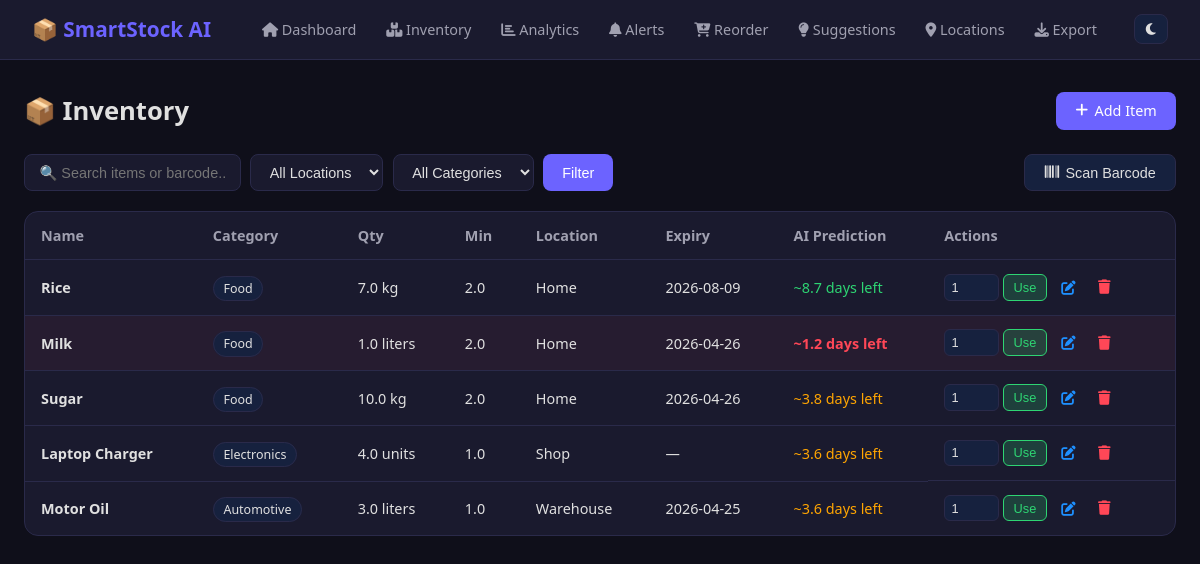
Page /inventory on the committed database.
### tables this page shows
CREATE TABLE items (
                id INTEGER PRIMARY KEY AUTOINCREMENT,
                name TEXT NOT NULL,
                category TEXT DEFAULT 'General',
                quantity REAL DEFAULT 0,
                unit TEXT DEFAULT 'units',
                min_stock REAL DEFAULT 5,
                barcode TEXT,
                expiry_date TEXT,
                location TEXT DEFAULT 'Home',
                image_url TEXT,
                created_at TEXT DEFAULT CURRENT_TIMESTAMP
            );

### app.py (the view)
@app.route('/inventory')
def inventory():
    location = request.args.get('location', 'All')
    category = request.args.get('category', 'All')
    search   = request.args.get('search', '')
    with get_db() as db:
        query = "SELECT * FROM items WHERE 1=1"
        params = []
        if location != 'All':
            query += " AND location=?"; params.append(location)
        if category != 'All':
            query += " AND category=?"; params.append(category)
        if search:
            query += " AND (name LIKE ? OR barcode LIKE ?)"; params += [f'%{search}%', f'%{search}%']
        items     = db.execute(query, params).fetchall()
        locations = db.execute("SELECT name FROM locations").fetchall()
        categories = db.execute("SELECT DISTINCT category FROM items").fetchall()
    predictions = {item['id']: predict_days_left(item['id'], item['quantity']) for item in items}
    today = datetime.now().date()
    today_str = today.strftime('%Y-%m-%d')
    soon_str = (today + timedelta(days=3)).strftime('%Y-%m-%d')
    return render_template('inventory.html', items=items,
        locations=[l['name'] for l in locations],
        categories=[c['category'] for c in categories],
        selected_location=location, selected_category=category,
        search=search, predictions=predictions, today=today, today_str=today_str, soon_str=soon_str)

### app.py (called while the page is built)
def get_db():
    conn = sqlite3.connect(DB)
    conn.row_factory = sqlite3.Row
    return conn

def predict_days_left(item_id, current_qty):
    with get_db() as db:
        logs = db.execute(
            "SELECT quantity_used, logged_at FROM usage_log WHERE item_id=? ORDER BY logged_at DESC LIMIT 30",
            (item_id,)
        ).fetchall()
    if not logs:
        return None
    total_used = sum(r['quantity_used'] for r in logs)
    if len(logs) > 1:
        first = datetime.strptime(logs[-1]['logged_at'], '%Y-%m-%d %H:%M:%S')
        last  = datetime.strptime(logs[0]['logged_at'],  '%Y-%m-%d %H:%M:%S')
        days_span = max((last - first).days, 1)
    else:
        days_span = 1
    avg_per_day = total_used / days_span
    if avg_per_day <= 0:
        return None
    return round(current_qty / avg_per_day, 1)

### templates/inventory.html (shortened to what this page needs)
{% extends "base.html" %}
{% block content %}
<div class="page-header">
    <h1>📦 Inventory</h1>
    <a href="/item/add" class="btn-primary"><i class="fas fa-plus"></i> Add Item</a>
</div>
<div class="filter-bar">
    <form method="GET" class="filter-form">
        <input type="text" name="search" placeholder="🔍 Search items or barcode..." value="{{ search }}" class="input">
        <select name="location" class="input">
            <option value="All">All Locations</option>
        </select>
        <select name="category" class="input">
            <option value="All">All Categories</option>
        </select>
        <button type="submit" class="btn-primary">Filter</button>
    </form>
    <button class="btn-secondary" onclick="openScanner()"><i class="fas fa-barcode"></i> Scan Barcode</button>
</div>
<div class="table-card">
    <table class="table">
        <thead>
            <tr>
                <th>Name</th><th>Category</th><th>Qty</th><th>Min</th>
                <th>Location</th><th>Expiry</th><th>AI Prediction</th><th>Actions</th>
            </tr>
        </thead>
        <tbody>
        {% for item in items %}
        {% set days = predictions[item.id] %}
        {% set exp_class = '' %}
        {% if item.expiry_date %}
            {% if item.expiry_date < today_str %}{% set exp_class = 'expired' %}
            {% elif item.expiry_date <= soon_str %}{% set exp_class = 'expiring' %}
            {% endif %}
        {% endif %}
        <tr class="{% if item.quantity <= item.min_stock %}row-low{% endif %}">
            <td><b>{{ item.name }}</b></td>
            <td><span class="tag">{{ item.category }}</span></td>
            <td>{{ item.quantity }} {{ item.unit }}</td>
            <td>{{ item.min_stock }}</td>
            <td>{{ item.location }}</td>
            <td class="{{ exp_class }}">{{ item.expiry_date or '—' }}</td>
            <td>
                {% if days %}
                    <span class="{% if days <= 2 %}pred-danger{% elif days <= 5 %}pred-warn{% else %}pred-ok{% endif %}">
                        ~{{ days }} days left
                    </span>
                {% else %}—{% endif %}
            </td>
            <td class="actions">
                <form method="POST" action="/item/use/{{ item.id }}" style="display:inline">
                    <input type="number" name="quantity" value="1" min="0.1" step="0.1" class="qty-input">
                    <button type="submit" class="btn-use">Use</button>
                </form>
                <a href="/item/edit/{{ item.id }}" class="btn-edit"><i class="fas fa-edit"></i></a>
                <form method="POST" action="/item/delete/{{ item.id }}" style="display:inline"
                      onsubmit="return confirm('Delete this item?')">
                    <button type="submit" class="btn-delete"><i class="fas fa-trash"></i></button>
                </form>
            </td>
        </tr>
        {% else %}
        <tr><td colspan="8" style="text-align:center;padding:2rem">No items found.</td></tr>
        {% endfor %}
        </tbody>
    </table>
</div>
{% endblock %}

### templates/base.html (shortened to what this page needs)
<!DOCTYPE html>
<html lang="en" data-theme="dark">
<head>
    <link rel="stylesheet" href="{{ url_for('static', filename='css/style.css') }}">
    <link rel="stylesheet" href="https://cdnjs.cloudflare.com/ajax/libs/font-awesome/6.4.0/css/all.min.css">
</head>
<body>
<nav class="navbar">
    <div class="nav-brand">📦 SmartStock AI</div>
    <div class="nav-links">
        <a href="/" class="nav-link"><i class="fas fa-home"></i> Dashboard</a>
        <a href="/inventory" class="nav-link"><i class="fas fa-boxes"></i> Inventory</a>
        <a href="/analytics" class="nav-link"><i class="fas fa-chart-bar"></i> Analytics</a>
        <a href="/alerts" class="nav-link"><i class="fas fa-bell"></i> Alerts</a>
        <a href="/reorder" class="nav-link"><i class="fas fa-cart-plus"></i> Reorder</a>
        <a href="/suggestions" class="nav-link"><i class="fas fa-lightbulb"></i> Suggestions</a>
        <a href="/locations" class="nav-link"><i class="fas fa-map-marker-alt"></i> Locations</a>
        <a href="/export/csv" class="nav-link"><i class="fas fa-download"></i> Export</a>
    </div>
    <button class="theme-toggle" onclick="toggleTheme()"><i class="fas fa-moon"></i></button>
</nav>
<div class="container">
    {% block content %}{% endblock %}
</div>
</body>
</html>

### static/css/style.css (style rules this page uses)
:root { --bg: #0f0f1a; --surface: #1a1a2e; --surface2: #16213e; --text: #e0e0e0; --text2: #a0a0b0; --border: #2a2a4a; --primary: #6c63ff; --primary-dark: #5a52d5; --red: #ff4757; --orange: #ffa502; --green: #2ed573; --blue: #1e90ff; --purple: #a55eea; }
* { margin: 0; padding: 0; box-sizing: border-box; }
body { background: var(--bg); color: var(--text); font-family: 'Segoe UI', sans-serif; min-height: 100vh; }
.navbar { display: flex; align-items: center; gap: 1.5rem; padding: 0.9rem 2rem; background: var(--surface); border-bottom: 1px solid var(--border); position: sticky; top: 0; z-index: 100; }
.nav-brand { font-size: 1.3rem; font-weight: 700; color: var(--primary); margin-right: auto; }
.nav-link { color: var(--text2); text-decoration: none; padding: 0.4rem 0.8rem; border-radius: 8px; transition: all 0.2s; font-size: 0.9rem; }
.theme-toggle { background: var(--surface2); border: 1px solid var(--border); color: var(--text); padding: 0.4rem 0.7rem; border-radius: 8px; cursor: pointer; }
.container { max-width: 1200px; margin: 0 auto; padding: 2rem 1.5rem; }
.page-header { display: flex; align-items: center; justify-content: space-between; margin-bottom: 1.5rem; }
.page-header h1 { font-size: 1.6rem; }
.btn-primary { background: var(--primary); color: #fff; border: none; padding: 0.6rem 1.2rem; border-radius: 8px; cursor: pointer; text-decoration: none; font-size: 0.9rem; transition: background 0.2s; display: inline-flex; align-items: center; gap: 0.4rem; }
.btn-secondary { background: var(--surface2); color: var(--text); border: 1px solid var(--border); padding: 0.6rem 1.2rem; border-radius: 8px; cursor: pointer; text-decoration: none; font-size: 0.9rem; display: inline-flex; align-items: center; gap: 0.4rem; }
.filter-bar { display: flex; gap: 0.8rem; margin-bottom: 1.2rem; flex-wrap: wrap; align-items: center; }
.filter-form { display: flex; gap: 0.6rem; flex-wrap: wrap; flex: 1; }
.input { background: var(--surface); border: 1px solid var(--border); color: var(--text); padding: 0.55rem 0.9rem; border-radius: 8px; font-size: 0.9rem; outline: none; }
.table-card { background: var(--surface); border-radius: 14px; border: 1px solid var(--border); overflow: auto; }
.table { width: 100%; border-collapse: collapse; font-size: 0.9rem; }
.table th { padding: 0.9rem 1rem; text-align: left; color: var(--text2); border-bottom: 1px solid var(--border); font-weight: 600; white-space: nowrap; }
.table td { padding: 0.8rem 1rem; border-bottom: 1px solid var(--border); }
.table tr:last-child td { border-bottom: none; }
.row-low td { background: rgba(255,71,87,0.05); }
.tag { background: var(--surface2); border: 1px solid var(--border); padding: 0.2rem 0.6rem; border-radius: 20px; font-size: 0.78rem; }
.pred-danger { color: var(--red); font-weight: 600; }
.pred-warn { color: var(--orange); }
.pred-ok { color: var(--green); }
.actions { display: flex; gap: 0.4rem; align-items: center; }
.qty-input { width: 55px; background: var(--surface2); border: 1px solid var(--border); color: var(--text); padding: 0.3rem 0.4rem; border-radius: 6px; font-size: 0.8rem; }
.btn-use { background: rgba(46,213,115,0.2); border: 1px solid var(--green); color: var(--green); padding: 0.3rem 0.6rem; border-radius: 6px; cursor: pointer; font-size: 0.8rem; }
.btn-edit { color: var(--blue); padding: 0.3rem 0.5rem; border-radius: 6px; text-decoration: none; font-size: 0.9rem; }
.btn-delete { background: none; border: none; color: var(--red); cursor: pointer; font-size: 0.9rem; padding: 0.3rem 0.5rem; }

### rows in the picture
items: name "Rice", category "Food", quantity "7.0", unit "kg", min_stock "2.0", location "Home", expiry_date "2026-08-09", days "8.7"
items: name "Milk", category "Food", quantity "1.0", unit "liters", min_stock "2.0", location "Home", expiry_date "2026-04-26", days "1.2"
items: name "Sugar", category "Food", quantity "10.0", unit "kg", min_stock "2.0", location "Home", expiry_date "2026-04-26", days "3.8"
items: name "Laptop Charger", category "Electronics", quantity "4.0", unit "units", min_stock "1.0", location "Shop", expiry_date "—", days "3.6"
items: name "Motor Oil", category "Automotive", quantity "3.0", unit "liters", min_stock "1.0", location "Warehouse", expiry_date "2026-04-25", days "3.6"
